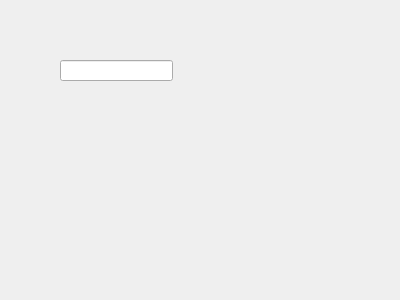
<?xml version="1.0" encoding="UTF-8"?>
<ui version="4.0">
 <class>serverDialog</class>
 <widget class="QDialog" name="serverDialog">
  <property name="geometry">
   <rect>
    <x>0</x>
    <y>0</y>
    <width>400</width>
    <height>300</height>
   </rect>
  </property>
  <property name="windowTitle">
   <string>Dialog</string>
  </property>
  <widget class="QLineEdit" name="lineEdit_listen">
   <property name="geometry">
    <rect>
     <x>60</x>
     <y>60</y>
     <width>113</width>
     <height>21</height>
    </rect>
   </property>
  </widget>
 </widget>
 <resources/>
 <connections/>
</ui>
